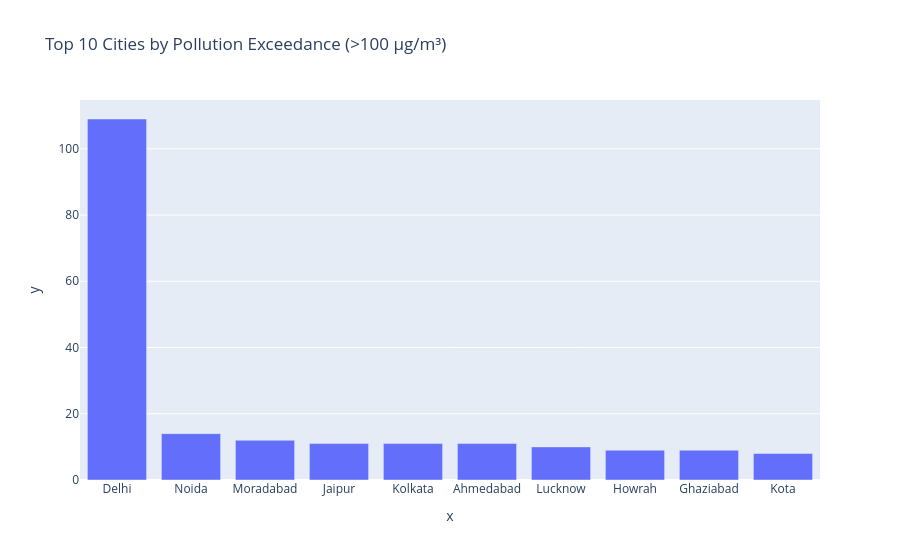

Here is the notebook cell this chart was saved with:
### Code cell
# Threshold & Exceedance Analysis
unsafe = df[df['pollutant_avg'] > 100]
print(f"Unsafe Records: {len(unsafe)} / {len(df)} ({len(unsafe)/len(df)*100:.2f}%)")

city_exceed = unsafe.groupby('city')['pollutant_avg'].count().sort_values(ascending=False)
city_exceed.head(10)

px.bar(city_exceed.head(10), x=city_exceed.head(10).index, y=city_exceed.head(10).values,
       title="Top 10 Cities by Pollution Exceedance (>100 µg/m³)")

### Figure 1 — Plotly figure (JSON) as saved in the notebook; plotly's stock layout.template omitted (floating-point values rounded to 4 significant figures)
{"data": [{"hovertemplate": "x=%{x}<br>y=%{y}<extra></extra>", "legendgroup": "", "marker": {"color": "#636efa", "pattern": {"shape": ""}}, "name": "", "orientation": "v", "showlegend": false, "textposition": "auto", "type": "bar", "x": ["Delhi", "Noida", "Moradabad", "Jaipur", "Kolkata", "Ahmedabad", "Lucknow", "Howrah", "Ghaziabad", "Kota"], "xaxis": "x", "y": [109, 14, 12, 11, 11, 11, 10, 9, 9, 8], "yaxis": "y"}], "layout": {"barmode": "relative", "legend": {"tracegroupgap": 0}, "title": {"text": "Top 10 Cities by Pollution Exceedance (>100 µg/m³)"}, "xaxis": {"anchor": "y", "domain": [0, 1], "title": {"text": "x"}}, "yaxis": {"anchor": "x", "domain": [0, 1], "title": {"text": "y"}}}}
